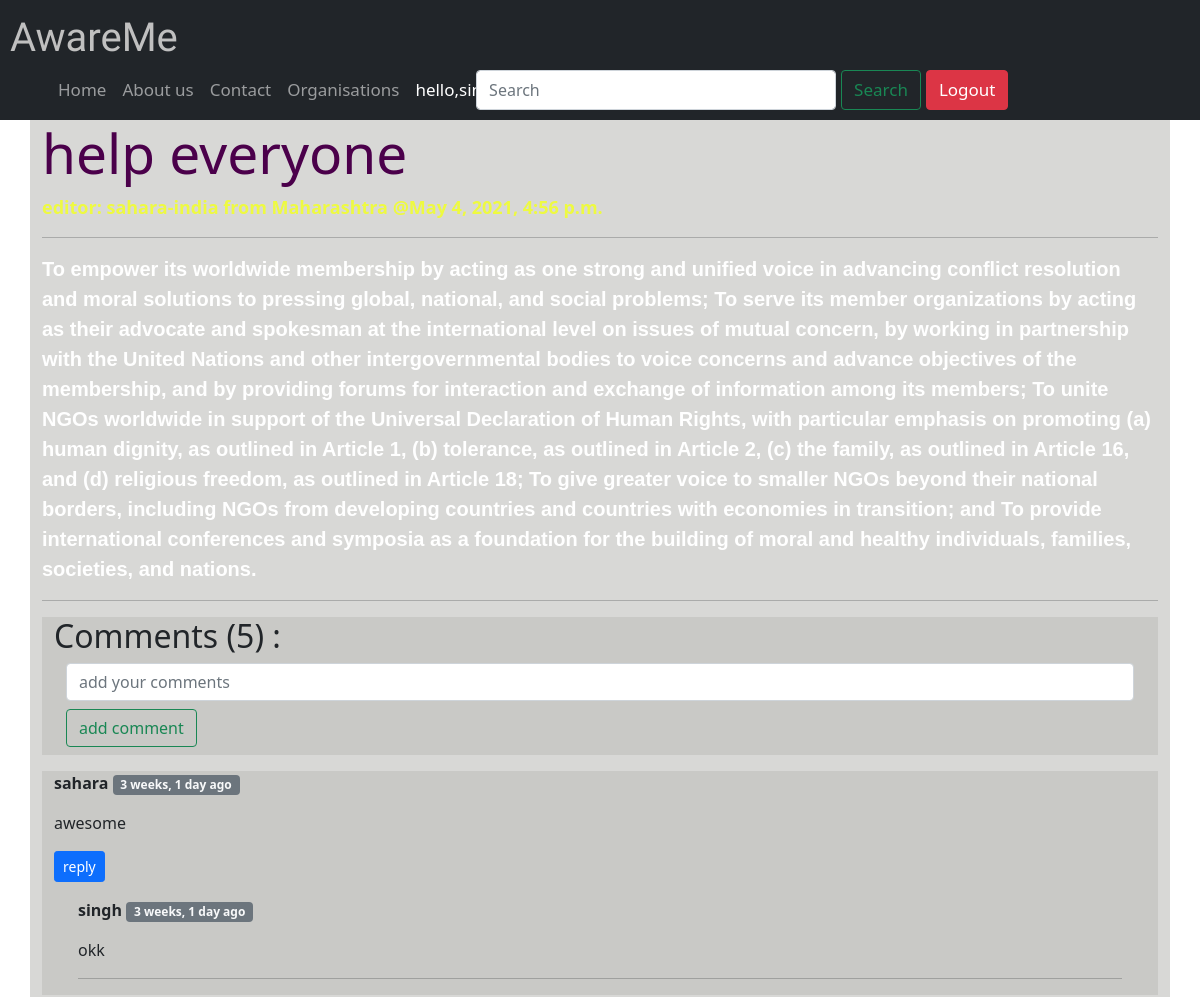
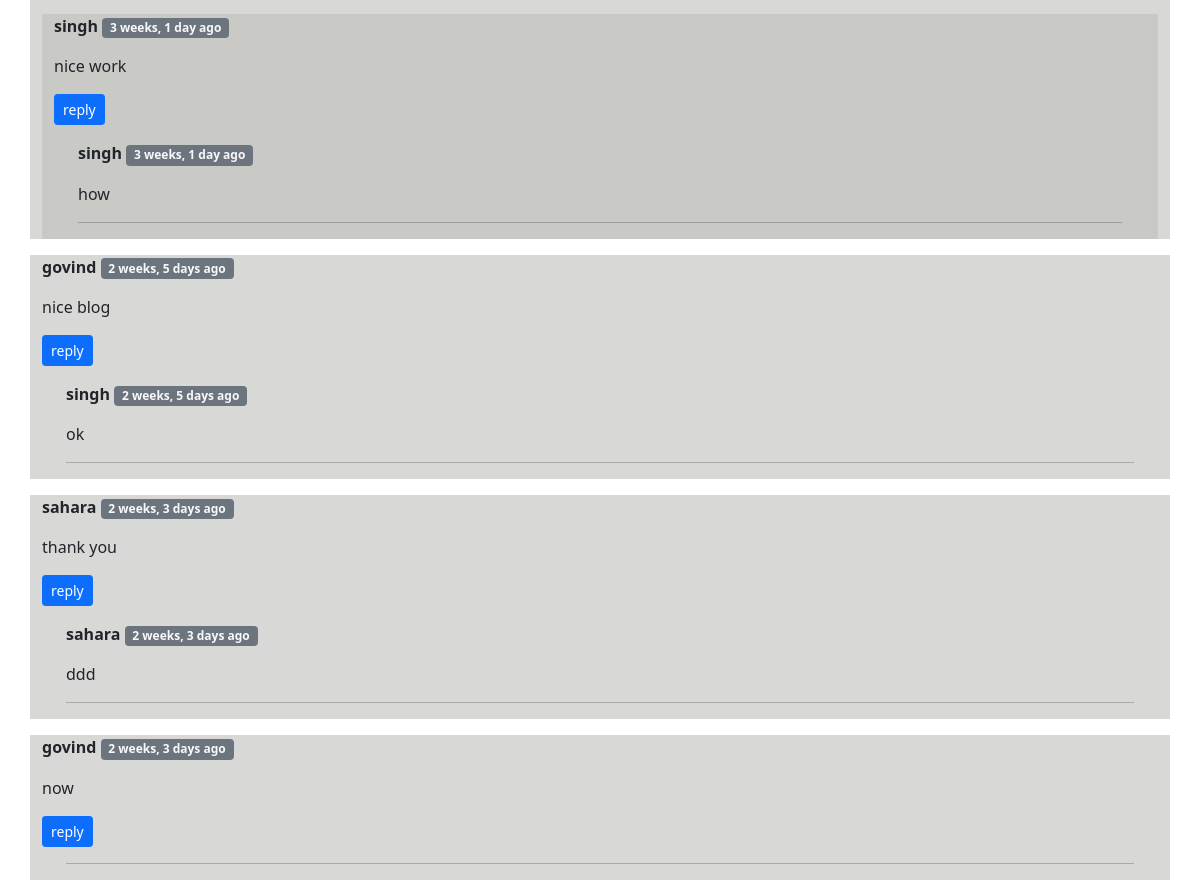
The page /awareme/newsFeed/5/ (signed in) on the database its author committed (2 pictures, top to bottom).
### awaremeapp/models.py (models this page shows, shortened)
class OrgFeed(models.Model):
    user=models.ForeignKey(User,on_delete=models.CASCADE,null=True,blank=True)
    title=models.CharField(blank=True,null=True,max_length=250)
    brief=models.TextField(blank=True,null=True)
    author=models.CharField(blank=True,null=True,max_length=250)
    locations=models.CharField(max_length=100,null=True)
    timestamp = models.DateTimeField(default=now)

class FeedComment(models.Model):
    comment=models.TextField(blank=True,null=True)
    writer=models.ForeignKey(User,on_delete=models.CASCADE)
    post=models.ForeignKey(OrgFeed, on_delete=models.CASCADE)
    parent=models.ForeignKey('self', on_delete=models.CASCADE,null=True)
    timestamp = models.DateTimeField(default=now)

### awaremeapp/views.py (the view)
# urls.py: path('newsFeed/<str:pk>/',views.newsFeed,name="newsFeed"),
@login_required(login_url='login')
def newsFeed(request, pk):
    newspk = OrgFeed.objects.get(id=pk)
    comments = FeedComment.objects.filter(post=newspk, parent=None)
    replies = FeedComment.objects.filter(post=newspk).exclude(parent=None)
    replyDict = {}
    for reply in replies:
        if reply.id not in replyDict.keys():
            replyDict[reply.parent.id] = [reply]
        else:
            replyDict[reply.parent.id].append(reply)
    count = comments.count()
    context = {'newspk': newspk, 'comments': comments,
               'count': count, 'replyDict': replyDict}
    return render(request, 'awaremeapp/news_feed.html', context)

### awaremeapp/templatetags/extras.py (called while the page is built)
@register.filter(name='get_val')
def get_val(dict,key):
    return dict.get(key)

### templates/awaremeapp/news_feed.html (shortened to what this page needs)
{% extends 'awaremeapp/orgbase.html' %}
{% load static %}
{% block content %}
{% load humanize %}
{% load extras %}
<div class="container backg">
    <h1 style="color: rgb(75, 0, 75);font-size: 55px;">{{newspk.title}}</h1>
    <p style="font-weight: bold;color:rgb(238, 250, 65) ; font-size: 18px;"><b>editor: </b>{{newspk.author}} from {{newspk.locations}} @{{newspk.timestamp}}</p>
    <hr>
    <p style="font-weight: bold;color:rgb(255, 255, 255);font-size: 20px;font-family: sans-serif;">{{newspk.brief}}</p>
    <hr>
    <div class="">
        <div class="container backg">
            <h2>Comments ({{count}}) :</h2>
            <form action="{% url 'postComment' newspk.id %}" method="POST">
                <div class="container">
                    <input type="text" class="form-control" name="comment" placeholder="add your comments" rows="2"
                        cols="1">
                    <button type="submit" class="btn btn-outline-success my-2">add comment</button>
                </div>
        </div>
        {% for comment in comments %}
        <div class="container backg">
            <div class="row my-3">
                <p><b>{{comment.writer}} </b><span
                        class="badge bg-secondary text-light">{{comment.timestamp|naturaltime}}</span> </p>
                <p>{{comment.comment}}</p>
                <div class="replybox mx-0">
                    <p>
                        <button class="btn btn-sm btn-primary" type="button" data-bs-toggle="collapse"
                            data-bs-target="#replybox{{comment.id}}" aria-expanded="false"
                            aria-controls="replybox{{comment.id}}">
                            reply
                        </button>
                    </p>
                    <div class="replies mx-4 my-1">
                        {% for reply in replyDict|get_val:comment.id %}
                        <p><b>{{reply.writer}} </b><span
                                class="badge bg-secondary text-light">{{comment.timestamp|naturaltime}}</span></p>
                        {{reply.comment}}
                        {% endfor %}
                        <hr>
                    </div>
                </div>
            </div>
        </div>
    </div>
    {% endfor %}
{% endblock %}

### templates/awaremeapp/orgbase.html (shortened to what this page needs)
{% load static %}
<!DOCTYPE html>
<html lang="en">
<head>
  <link href="https://cdn.jsdelivr.net/npm/bootstrap@5.0.0/dist/css/bootstrap.min.css" rel="stylesheet"
>
  <link rel="stylesheet" href="{% static '/css/static.css' %}">
</head>
<body style="background: url('/static/images/do.jpg') no-repeat fixed center;background-size: cover;">
  <nav class="navbar navbar-expand-lg navbar-dark bg-dark sticky-top navflex ">
    <div >
    <a class="navbar-brand" id="font" style="margin-left:10px;" href="/">AwareMe</a>
      <div class="collapse navbar-collapse" id="navbarSupportedContent" style="margin-left:50px;">
        <ul class="navbar-nav me-0 mb-2 mb-lg-0">
          <li class="nav-item">
            <a class="nav-link size {% block homeactive %} {% endblock homeactive %}" aria-current="page"
              href="{% url 'listFeed'%}">Home</a>
          </li>
          <li class="nav-item">
            <a class="nav-link size {% block aboutactive %} {% endblock aboutactive %}" aria-current="page"
              href="{% url 'aboutus' %}">About us<a>
          </li>
          <li class="nav-item">
            <a class="nav-link size {% block contactactive %} {% endblock contactactive %}" aria-current="page"
              href="{% url 'contact' %}">Contact</a>
          </li>
          <li class="nav-item">
            <a class="nav-link size {% block organistionactive %} {% endblock organistionactive %}" aria-current="page"
              href="{% url 'details' %}">Organisations</a>
          </li>
          <li class="nav-item ">
            <a class="nav-link size active" aria-current="page">hello,{{request.user}}</a>
          </li>
        </ul>
        <form class="d-flex" method="GET" action="{% url 'search' %}">
          <input class="form-control inoutlog wid " type="search" placeholder="Search" name="query" id="query"
            aria-label="Search">
          <button class="btn btn-outline-success size mx-1 inoutlog" type="submit">Search</button>
        </form>
        <div>
          {% if user.is_authenticated %}
          <a class="btn btn-danger size  inoutlog " href="{% url 'logout' %}">Logout</a>
          {% else %}
          <a class="btn btn-danger size inoutlog" href="{% url 'login' %}">Login</a>
          {% endif %}
      </div>
      </div>
    </div>
  </nav>
  {% block content %}
  {% endblock %}
</body>
</html>

### static/css/static.css (style rules this page uses)
#font { font-family: 'Lobster', cursive; font-size: 5vh; margin-left: 10px; color: silver; }
.size { font-size: 17px; }
.wid { width:30vw; }
.inoutlog { position: relative; left:15vw; bottom: 6vh; }
.backg { background-color: rgba(192, 192, 189, 0.61); }
@media only screen and (max-width:1300px) { .inoutlog { margin: 2px 1px; position: relative; left:-3vw; bottom: 0vh; width:-moz-fit-content; } }

### rows shown on the page
OrgFeed: title "help everyone", brief "To empower its worldwide membership by acting as one strong and unified voice in advancing conflict resolution and moral solutions to pressing global, national, and social problems; To serve its member organizations by acting as their advocate and spokesman at the international level on issues of mutual concern, by working in partnership with the United Nations and other intergovernmental bodies to voice concerns and advance objectives of the membership, and by providing forums for interaction and exchange of information among its members; To unite NGOs worldwide in support of the Universal Declaration of Human Rights, with particular emphasis on promoting (a) human dignity, as outlined in…"
FeedComment: writer "sahara", timestamp "3 weeks, 1 day ago", comment "awesome"
FeedComment: writer "singh", comment "okk"
FeedComment: writer "singh", timestamp "3 weeks, 1 day ago", comment "nice work"
FeedComment: writer "singh", comment "how"
FeedComment: writer "govind", timestamp "2 weeks, 5 days ago", comment "nice blog"
FeedComment: writer "singh", comment "ok"
FeedComment: writer "sahara", timestamp "2 weeks, 3 days ago", comment "thank you"
FeedComment: writer "sahara", comment "ddd"
FeedComment: writer "govind", timestamp "2 weeks, 3 days ago", comment "now"

### other values the page prints
{{ count }} "5"
